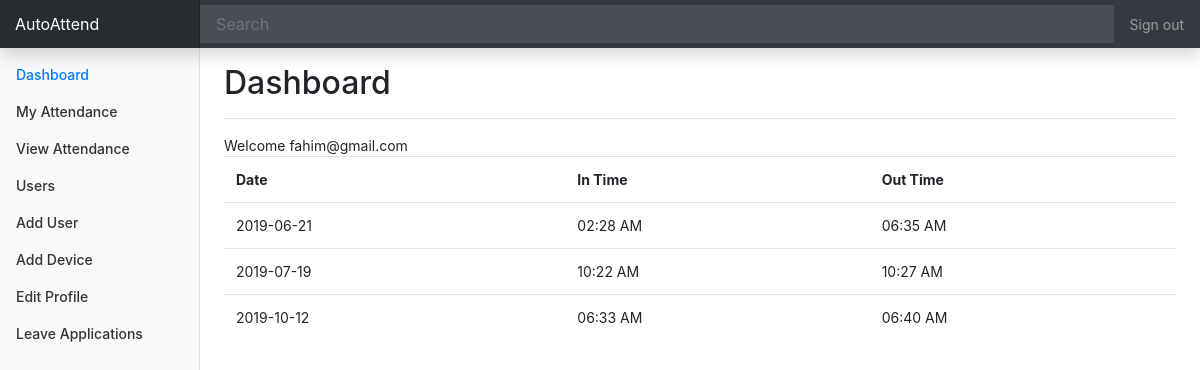
The page /welcome.php (signed in) on the database its author committed.
### tables this page shows
CREATE TABLE `attendance` (
  `date` date NOT NULL,
  `user_id` int(15) NOT NULL,
  `in_time` timestamp NOT NULL DEFAULT '0000-00-00 00:00:00',
  `out_time` timestamp NOT NULL DEFAULT '0000-00-00 00:00:00'
);

### inc/functions.php (called while the page is built, shortened)
<?php
function get_user($email){
	global $conn;
	$sql = "SELECT id, name, email, role FROM users WHERE email = '$email' LIMIT 0,1";
	$result = $conn->query($sql);
	if($result)
		return $result->fetch_object();
	else return false;
}
function current_user(){
	$email = $_COOKIE["user_name"];
	return get_user($email);
}

### welcome.php (the view, shortened to what this page needs)
<?php require('inc/connect.php'); ?>
<?php require('inc/functions.php'); ?>
<?php require('layout/header.php'); ?>
<?php
if(isset($_COOKIE["user_name"]))
	echo 'Welcome ' . $_COOKIE["user_name"];
else echo 'Please <a href="/dashboard">login</a>';
?>
<?php
$sql = "SELECT date, in_time, out_time FROM attendance WHERE user_id = " . current_user()->id;
$result = $conn->query($sql);
if ($result->num_rows > 0) {
    echo '<table class="table">';
    echo '<tr> <th>Date</th> <th>In Time</th> <th>Out Time</th> </tr>';
    while($row = $result->fetch_assoc()) {
    	echo '<tr>';
    	echo '<td>' . $row["date"] . '</td>';
    	echo '<td>' . date('h:i A', strtotime($row["in_time"])) . '</td>';
    	echo '<td>' . date('h:i A', strtotime($row["out_time"])) . '</td>';
        echo '</tr>';
    }
    echo '</table>';
} else {
    echo '<div class="alert alert-warning" role="alert">No Record Found</div>';
}
?>
<?php require('layout/footer.php') ?>

### assets/dashboard.css (style rules this page uses)
body { font-size: .875rem; }

### rows shown on the page
attendance: date "2019-06-21", in_time "02:28 AM", out_time "06:35 AM"
attendance: date "2019-07-19", in_time "10:22 AM", out_time "10:27 AM"
attendance: date "2019-10-12", in_time "06:33 AM", out_time "06:40 AM"

### other values the page prints
$_COOKIE["user_name"] "fahim@gmail.com"
